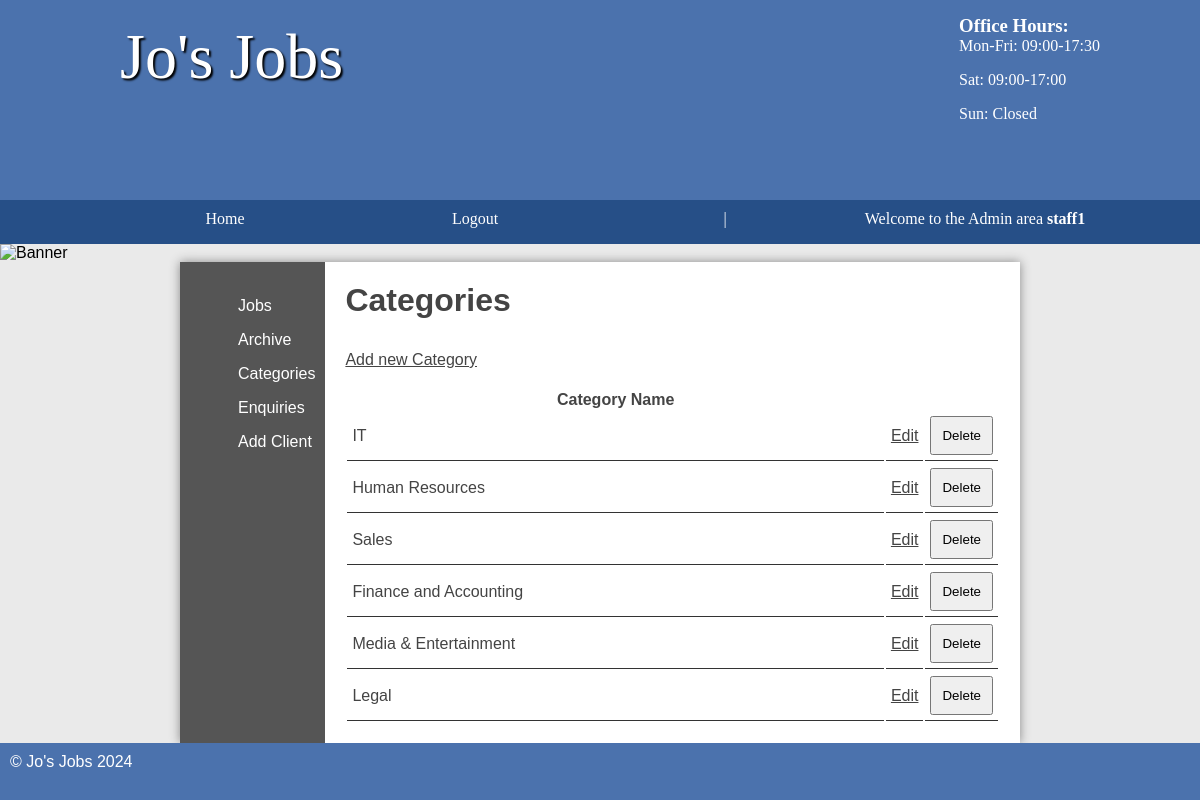
The page /admin/categories.php (signed in) on the database its author committed.
### tables this page shows
CREATE TABLE `categories` (
  `id` int(11) NOT NULL AUTO_INCREMENT,
  `name` varchar(45) DEFAULT NULL,
  PRIMARY KEY (`id`)
);

### public/controllers/CategoriesController.php (called while the page is built, shortened)
<?php
require_once('../dbConnection.php');
class CategoriesController{
    private $Conn;
    public function __construct() {
        global $Connection;
        $this->Conn = $Connection;
    }
    public function showAllCategories(){
        $sql = 'SELECT * FROM categories';
        $stmt = $this->Conn->prepare($sql);
        $stmt->execute();
        return $stmt->fetchAll(PDO::FETCH_ASSOC);
    }
}

### public/admin/categories.php (the view, shortened to what this page needs)
<?php
require('../controllers/CategoriesController.php');
$categoriesController = new CategoriesController();
$output = '';
if($_SESSION['role'] == 'admin' || $_SESSION['role'] == 'staff'){
	$output .= '
		<section class="right">
		<h2>Categories</h2>
		<a href="./addCategory.php" class="new">Add new Category</a>
		<table>
		<thead>
		<tr>
		<th>Category Name</th>
		<th style="width: 5%">&nbsp;</th>
		<th style="width: 5%">&nbsp;</th>
		</tr>
	';
	$categories = $categoriesController->showAllCategories();
	foreach($categories as $category){
		$output .= '
			<tr>
			<td>' .$category['name']. '</td>
			<td><a style="float: right" href="./editCategory.php?id=' .$category['id']. '">Edit</a></td>
			<td><form action="./categories.php" method="POST">
			<input type="hidden" name="id" value="' . $category['id'] . '" />
			<input type="submit" name="delete-submit" value="Delete" /></form>
			</td>
			</tr>
		';
	}
	$output .= '
		</thead>
		</table>
	';
} else{
	$output .= '
		<p>You don\'t have access to this page</p>;
	';
}
require('../templates/admin.html.php');

### public/styles.css (style rules this page uses)
* { margin: 0; padding: 0; }
html { font-family: 'Oxygen-Regular', verdana, sans-serif; }
body { background-color: #eaeaea; }
main a { color: #333; }
main h2 { font-size:2em; }
p, li, h2 { margin-bottom: 1em; }
form select, form label, form input, form textarea { float: left; width: 200px; padding: 10px; margin-top: 20px; }
input[type="submit"] { clear: both; margin-left: 220px; width: 220px; }
section a { color: #444; }
table { width: 100%; margin-top: 20px; }
td { padding: 5px; border-bottom: 1px solid #333; }
.stock .products, .sidebar .right { display: table-cell; padding: 20px; }
table td input[type="submit"] { margin: 0; float: right; width: auto; padding: auto; }
.right { padding: 20px; }

### rows shown on the page
categories: name "IT"
categories: name "Human Resources"
categories: name "Sales"
categories: name "Finance and Accounting"
categories: name "Media & Entertainment"
categories: name "Legal"

### other values the page prints
$user "staff1"
